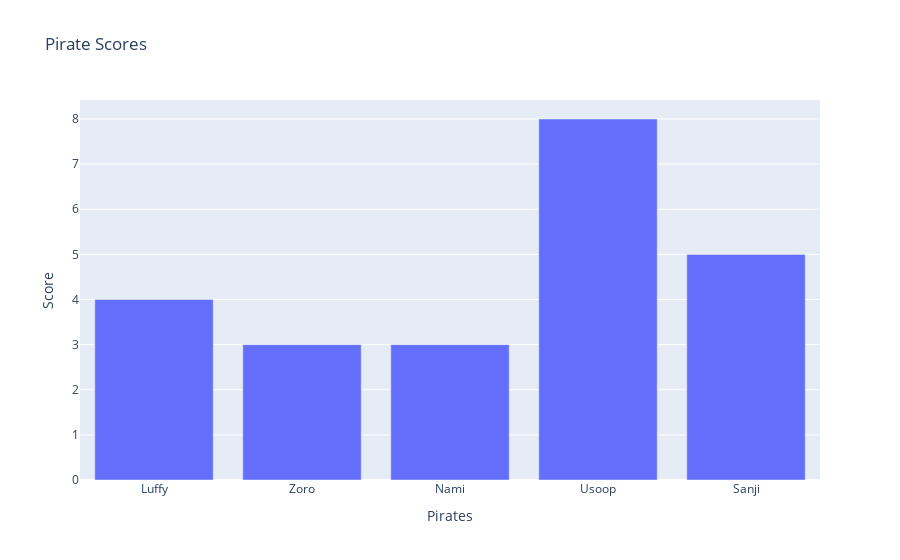

This figure's notebook cell:
### Code cell
graph = go.Figure()

graph.add_trace(go.Bar(x=x1, y=y1))

graph.update_layout(title = 'Pirate Scores',
                    xaxis_title = 'Pirates',
                    yaxis_title = 'Score')

### Figure 1 — Plotly figure (JSON) as saved in the notebook; plotly's stock layout.template omitted (floating-point values rounded to 4 significant figures)
{"data": [{"type": "bar", "x": ["Luffy", "Zoro", "Nami", "Usoop", "Sanji"], "y": [4, 3, 3, 8, 5]}], "layout": {"title": {"text": "Pirate Scores"}, "xaxis": {"title": {"text": "Pirates"}}, "yaxis": {"title": {"text": "Score"}}}}
